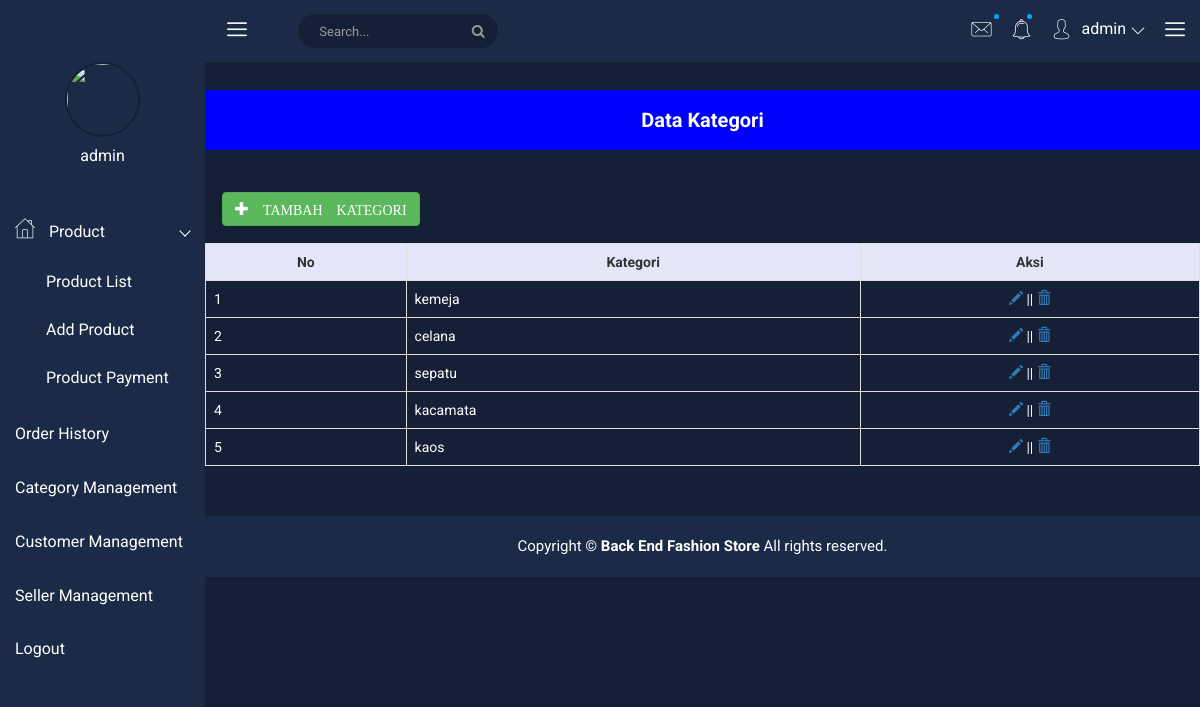
The page /page/admin/index.php?page=kategori (signed in) on the database its author committed.
### tables this page shows
CREATE TABLE `kategori` (
  `id_ketegori` int(11) NOT NULL,
  `kategori` varchar(70) NOT NULL
);

### page/admin/kategori.php (the view, shortened to what this page needs)
<?php
include"../../config.php";
$no = 1;
$qry_kategori = mysqli_query($con,"SELECT * from kategori");
?>
<div class="row">
<div style="margin-top:30px;width:100%,height:50px;text-align:center;background:#0000ff;color:#fff;line-height:60px;font-size:20px; margin-bottom:25px;">
<b>Data Kategori</b>
</div>
<a href="index.php?page=kategori&aksi=input" class="btn btn-success" style="margin:17px;"><span class="glyphicon glyphicon-plus"> TAMBAH KATEGORI</span></a>
<table class="table table-bordered">
 	<tr>
		<th style=" background: #E6E6FA; "><center>No</center></th>
		<th style=" background: #E6E6FA; "><center>Kategori</center></th>
		<th style=" background: #E6E6FA; "><center>Aksi</center></th>
	</tr>
	<?php
	 while($data = mysqli_fetch_array($qry_kategori)) { ?>
	<tr>
		 <td style="color: #ffffff"><?php echo $no++ ?></td>
		 <td style="color: #ffffff"><?php echo $data['kategori'] ?></td>
		 <td style="color: #ffffff"><a href="index.php?page=kategori&aksi=edit&id=<?php echo $data['id_ketegori']; ?>"><center><span class="glyphicon glyphicon-pencil"></span></a> || <a href="hapus_kat.php?id=<?php echo $data['id_ketegori']; ?>"><span class="glyphicon glyphicon-trash"></span></center></a></td>
	</tr>
	<?php } ?>
</table>
</div>

### assets/css/main.css (style rules this page uses)
html { color: #222; font-size: 1em; line-height: 1.4; }

### rows shown on the page
kategori: kategori "kemeja"
kategori: kategori "celana"
kategori: kategori "sepatu"
kategori: kategori "kacamata"
kategori: kategori "kaos"

### other values the page prints
$nama "admin"
